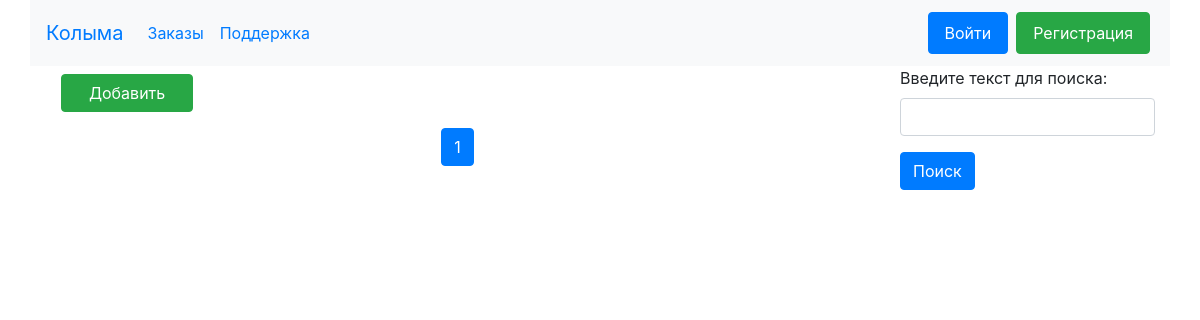
The page /tasks/ on the database as committed earlier.
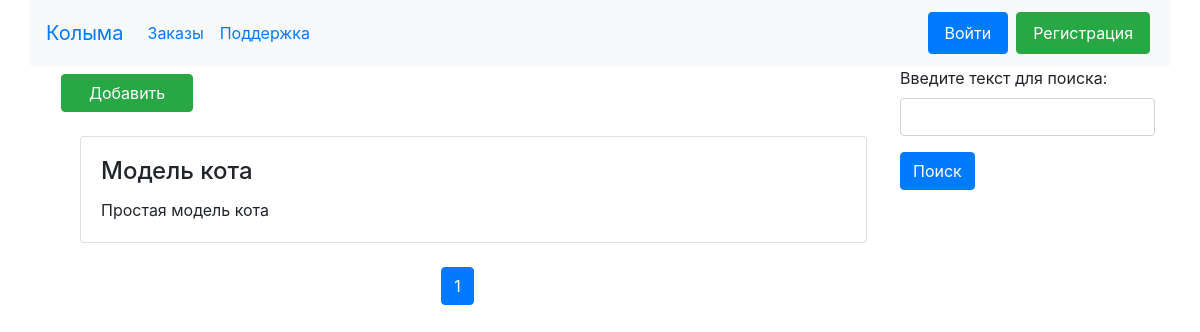
The same page on the database as committed later.
### tasks/models.py (models this page shows, shortened)
class Task(models.Model):
    name = models.CharField(max_length=50, verbose_name='Заказ')
    description = models.TextField(editable=True, verbose_name='Описание заказа')
    date = models.DateField(auto_now=False, auto_now_add=True, verbose_name='Дата добавления')
    deadline = models.DateField(auto_now=False, editable=True, default=f"{datetime.today().date()}", verbose_name='Срок выполнения')
    author = models.ForeignKey(UserProfile, verbose_name='Автор', on_delete=models.CASCADE, related_name='tasks')
    class Meta:
        verbose_name = 'Заказ'
        verbose_name_plural = 'Заказы'
        ordering = ['date']

### tasks/views.py (the view)
# urls.py: path('', TaskListView.as_view(), name='home')
class TaskListView(ListView):
    model = Task
    template_name = "tasks/home.html"
    paginate_by = 10
    def get_queryset(self):
        text = self.request.GET.get('text', '')
        new_context = Task.objects.filter(Q(name__contains=text) | Q(description__contains=text))
        return new_context
    def get_context_data(self, **kwargs):
        context = super().get_context_data(**kwargs)
        form = TaskSearchForm(self.request.GET)
        context['form'] = form
        context['order'] = self.request.GET.get('order', 'date')
        return context

### tasks/forms.py
class TaskSearchForm(forms.Form):
    text = forms.CharField(label='Введите текст для поиска',
                           max_length=100,
                           required=False,
                           widget=forms.TextInput(attrs={
            'class': 'form-control'
        }))
    class Meta:
        model = Task
        fields = ['name', 'description']

### tasks/templates/tasks/home.html (shortened to what this page needs)
{% extends 'base.html' %}
{% load static %}
{% block content %}
  <div class="row">
    <div class="col-md-9 container">
      <div class="row my-2 mx-3">
        <a name="" id="" class="btn btn-success col-lg-2 col-md-4 col-sm-4" href="{% url 'tasks:create' %}" role="button">Добавить</a>
      </div>
      <div class="row my-2 mx-1">
        {% for object in page_obj %}
        {% if user.is_authenticated %}
            <div class="col-12 m-3">
                <div class="card text-left">
                    <div class="card-body row">
                        <div class="col-md-auto">
                            <h4 class="card-title">{{ object.name }}</h4>
                            <p class="card-text lead">{{ object.description }}</p>
                            <p class="card-text">
                                Опубликовано: {{ object.date }} Срок выполнения: {{ object.deadline }}<br>
                                Заказчик: {{ object.author }}<br>
                                Контакты: {{ object.author.user.email }}, {{ object.author.phonenumber }}
                            </p>
                        </div>
                        {% if object.author == user.profile %}
                            <div class="col-md-3">
                                <a name="" id="" class="btn btn-primary m-1" href="{% url 'tasks:update' pk=object.pk %}" role="button">Редактировать</a>
                                <a name="" id="" class="btn btn-danger m-1" href="{% url 'tasks:delete' pk=object.pk %}" role="button">Удалить</a>
                            </div>
                        {% endif %}
                    </div>
                </div>
            </div>
        {% comment %} <a class="col-12" href="{% url 'mdls:detail' pk=object.pk %}" role="button">
        </a> {% endcomment %}
        {% else %}
        <div class="col-12 col-auto m-3">
            <div class="card text-left">
                <div class="card-body">
                    <h4 class="card-title">{{ object.name }}</h4>
                    <p class="card-text">{{ object.description }}</p>
                </div>
            </div>
        </div>
        {% endif %}
        {% endfor %}
      </div>
      <div class="row my-2">
        <nav class="mx-auto" aria-label="Страница">
          <ul class="pagination justify-content-center">
            {% for page in page_obj.paginator.page_range %}
            <li class="page-item {% if page == page_obj.number %} active {% endif %}"><a class="page-link" href="?page={{ page }}">{{ page }}</a></li>
            {% endfor %}
          </ul>
        </nav>
      </div>
    </div>
    <div class="col-md-3">
    {% include 'get_form.html' with button='Поиск' %}
    </div>
  </div>
{% endblock%}

### templates/base.html (shortened to what this page needs)
<!doctype html>
<html lang="ru">
  <head>
    <link rel="stylesheet" href="https://stackpath.bootstrapcdn.com/bootstrap/4.3.1/css/bootstrap.min.css">
    <link href="https://cdn.jsdelivr.net/npm/select2@4.1.0-rc.0/dist/css/select2.min.css" rel="stylesheet" />
    {% load static %}
  </head>
  <body>
    <nav class="navbar navbar-expand-lg navbar-primary bg-light container">
        <a class="navbar-brand" href="{% url 'home' %}">Колыма</a>
        <div class="collapse navbar-collapse" id="collapsibleNavId">
            <ul class="navbar-nav mr-auto mt-2 mt-lg-0">
                <li class="nav-item active">
                    <a class="nav-link" href="{% url 'tasks:home' %}">Заказы</a>
                </li>
                <li class="nav-item active">
                    <a class="nav-link" href="{% url 'sendemail:feedback' %}">Поддержка</a>
                </li>
            </ul>
            {% if user.is_authenticated %}
            <a name="" id="" class="btn btn-primary nav-link mx-1 my-1" href="{% url 'accounts:detail' %}" role="button">{{ user.username }}</a>
            <a name="" id="" class="btn btn-danger nav-link mx-1 my-1" href="{% url 'accounts:logout' %}" role="button">Выйти</a>
            {% else %}
            <a name="" id="" class="btn btn-primary nav-link mx-1 my-1" href="{% url 'accounts:login' %}" role="button">Войти</a>
            <a name="" id="" class="btn btn-success nav-link mx-1 my-1" href="{% url 'accounts:register' %}" role="button">Регистрация</a>
            {% endif %}
        </div>
    </nav>
    <main class="container">
    {% block content %}{% endblock %}
    </main>
  </body>
</html>

### templates/get_form.html
<div class="row">
    <form action="{{action_url}}" method="get" class="col-md">
        {{ form.as_p }}
        <button type="submit" class="btn btn-primary">{{ button }}</button>
    </form>
</div>

Rows that differ between the two databases and show on the page:
added Task: name "Модель кота", description "Простая модель кота"
